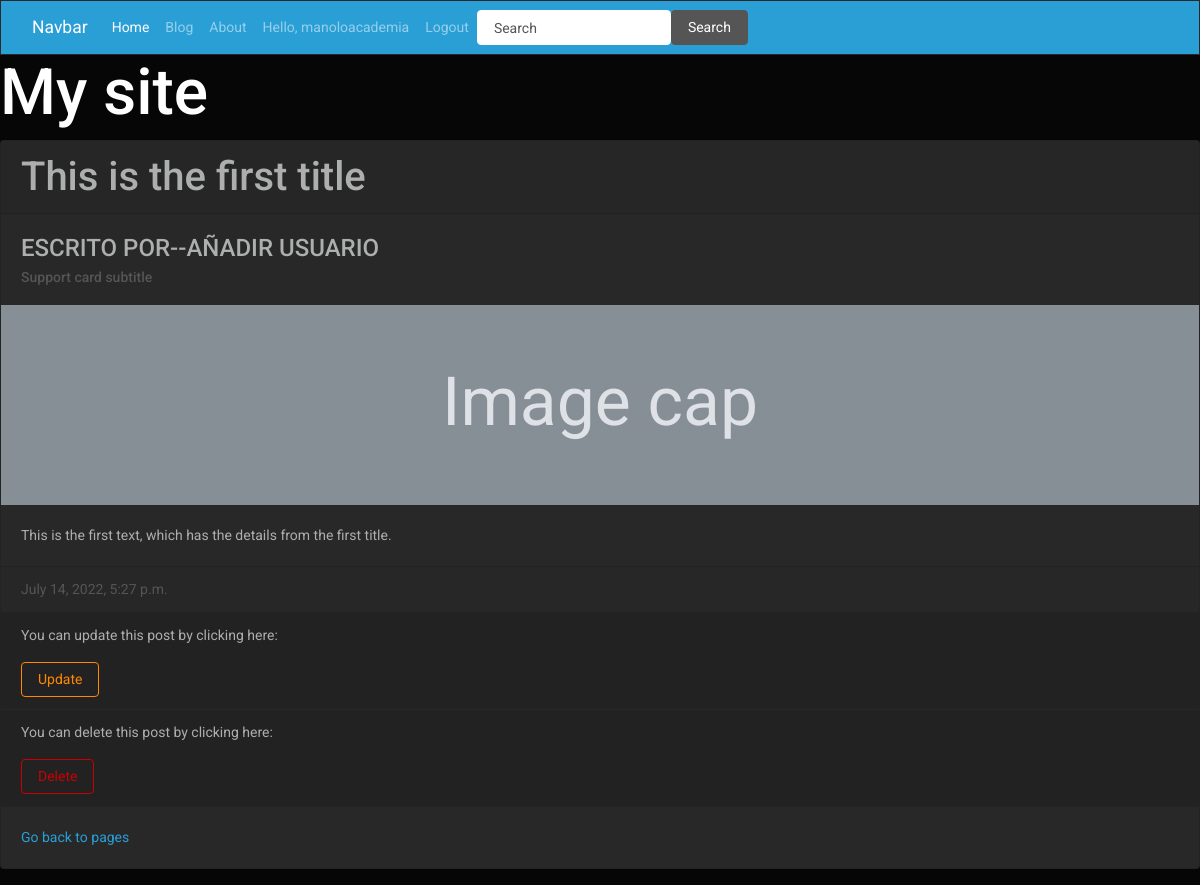
/pages/1 (signed in), run on the app's committed database.
### blog/models.py (models this page shows, shortened)
class Post(models.Model):
    title = models.CharField(max_length=50)
    text = models.TextField()
    created_at = models.DateTimeField(auto_now=True)
    updated_at = models.DateTimeField(auto_now=True)

### blog/views.py (the view)
# urls.py: path('pages/<int:pk>', views.page_detail, name='page_detail'),
@login_required(login_url='login')
def page_detail(request, pk):
    page_detail = Post.objects.get(pk=pk)
    context = {'post': page_detail}
    return render(request, 'page_detail.html', context)

### blog/templates/page_detail.html (shortened to what this page needs)
{% extends 'base.html' %}
{% block content %}
    <div class="card mb-3">
        <h3 class="card-header">{{ post.title }}</h3>
        <div class="card-body">
        <h5 class="card-title">ESCRITO POR--AÑADIR USUARIO</h5>
        <h6 class="card-subtitle text-muted">Support card subtitle</h6>
        </div>
        <svg xmlns="http://www.w3.org/2000/svg" class="d-block user-select-none" width="100%" height="200" aria-label="Placeholder: Image cap" focusable="false" role="img" preserveAspectRatio="xMidYMid slice" viewBox="0 0 318 180" style="font-size:1.125rem;text-anchor:middle">
        <text x="50%" y="50%" fill="#dee2e6" dy=".3em">Image cap</text>
        </svg>
        <div class="card-body">
            <p class="card-text">{{ post.text }}</p>
        </div>
        <div class="card-footer text-muted">
            {{ post.created_at }}
        </div>
        <ul class="list-group list-group-flush">
            <li class="list-group-item">
                <p>You can update this post by clicking here: </p>
                <a href="{% url 'page_update' post.id %}"><button type="button" class="btn btn-outline-warning">Update</button></a>
            </li>
            <li class="list-group-item">
                <p>You can delete this post by clicking here: </p>
                <a href="{% url 'page_delete' post.id %}"><button type="button" class="btn btn-outline-danger">Delete</button></a>
            </li>
        </ul>
        <div class="card-body">
            <a href="{% url 'pages' %}" class="card-link">Go back to pages</a>
        </div>
    </div>
{% endblock %}

### blog/templates/base.html (shortened to what this page needs)
<!DOCTYPE html>
<html>
<head>
    <link rel="stylesheet" href="https://cdn.jsdelivr.net/npm/bootswatch@4.5.2/dist/cyborg/bootstrap.min.css">
</head>
<nav class="navbar navbar-expand-lg navbar-dark bg-primary">
    <div class="container-fluid">
      <a class="navbar-brand" href="#">Navbar</a>
      <div class="collapse navbar-collapse" id="navbarColor01">
        <ul class="navbar-nav me-auto">
          <li class="nav-item">
            <a class="nav-link active" href="{% url 'home' %}">Home
            </a>
          </li>
          <li class="nav-item">
            <a class="nav-link" href="{% url 'pages' %}">Blog</a>
          </li>
          <li class="nav-item">
            <a class="nav-link" href="{% url 'about' %}">About</a>
          </li>
          <li class="nav-item">
            <a class="nav-link">Hello, {{ request.user }} </a>
          </li>
          <li class="nav-item">
            <a class="nav-link" href="{% url 'login' %}">Logout</a>
          </li>
        </ul>
        <form class="d-flex">
          <input class="form-control me-sm-2" type="text" placeholder="Search">
          <button class="btn btn-secondary my-2 my-sm-0" type="submit">Search</button>
        </form>
      </div>
    </div>
</nav>
<body>
    <h1>My site</h1>
    {% block content%}
    {% endblock %}
</body>
</html>

### data on the page
Post: title "This is the first title", text "This is the first text, which has the details from the first title.", created_at "July 14, 2022, 5:27 p.m."

### other printed values
{{ request.user }} "manoloacademia"
